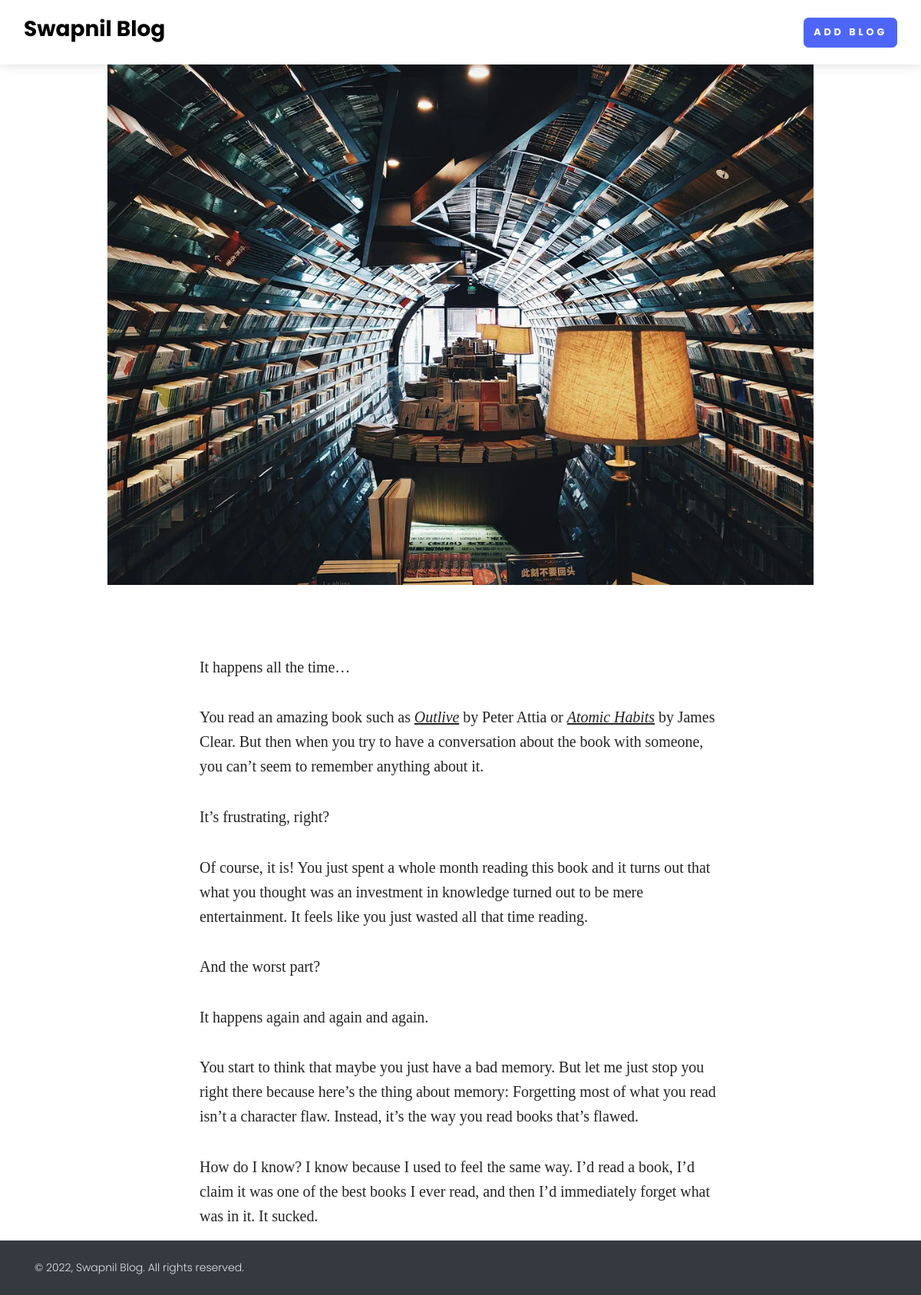
Screenshot of /blog-detail/7-strategies-to-help-you-remember-80-of-everything-you-read with the database file from the repository.
### home/models.py (models this page shows, shortened)
class BlogModel(models.Model):
    title = models.CharField(max_length=1000)
    content = FroalaField()
    slug = models.SlugField(max_length=1000, null=True, blank=True)
    user = models.ForeignKey(User, blank=True, null=True,
                             on_delete=models.CASCADE)
    image = models.ImageField(upload_to='blog')
    created_at = models.DateTimeField(auto_now_add=True)
    upload_to = models.DateTimeField(auto_now=True)

### home/views.py (the view)
# urls.py: path('blog-detail/<slug>', blog_detail, name="blog_detail"),
def blog_detail(request, slug):
    context = {}
    try:
        blog_obj = BlogModel.objects.filter(slug=slug).first()
        context['blog_obj'] = blog_obj
    except Exception as e:
        print(e)
    return render(request, 'blog_detail.html', context)

### home/templates/blog_detail.html
{% extends "base.html" %}
{% block start %}
<section>
    <div class="container">
        <div class="row text-center">
            <div class="col-xl-10 mx-auto"><img class="img-fluid mb-5"
                    src="/media/{{blog_obj.image}}"
                    alt=""></div>
        </div>
        <div class="row">
            <div class="col-xl-8 col-lg-10 mx-auto">
                <div class="text-content">
                    {{blog_obj.content|safe}}
                </div>
            </div>
        </div>
    </div>
</section>
{% endblock %}

### rows the page displays
BlogModel: image (picture), content "It happens all the time… You read an amazing book such as Outlive by Peter Attia or Atomic Habits by James Clear. But then when you try to have a conversation about the book with someone, you can’t seem to remember anything about it. It’s frustrating, right? Of course, it is! You just spent a whole month reading this book and it turns out that what you thought was an investment in knowledge turned out to be mere entertainment. It feels like you just wasted all that time reading. And the worst part? It happens again and again and again. You start to think that maybe you just have a bad memory. But let me just stop you right there because here’s the thing about memory: Forgetting most of what…"
